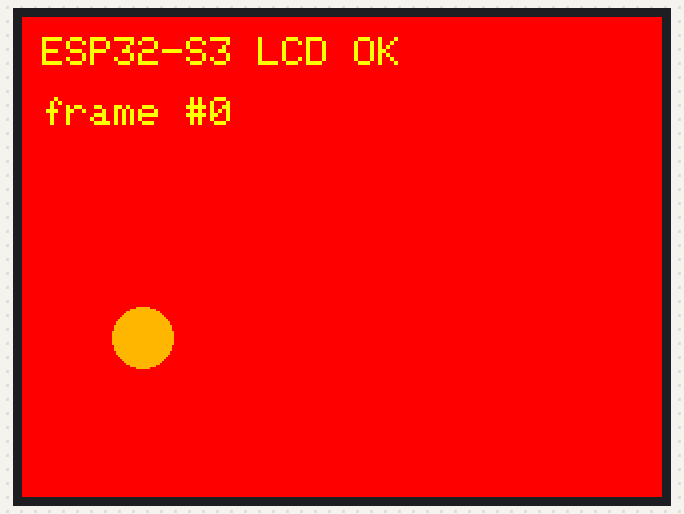
A program run on a simulated ESP32-S3. Shown: 320×240 colour display. What the program prints to the serial monitor is not drawn.

Above: at 1.1 s.
At 10.1 s:
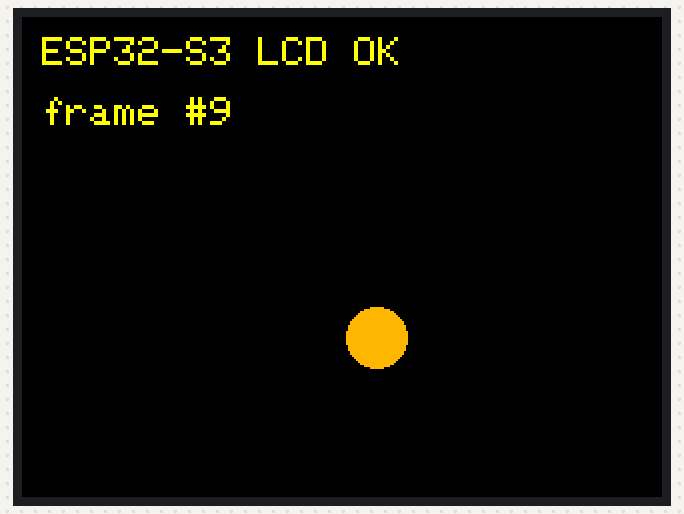
At 16.2 s:
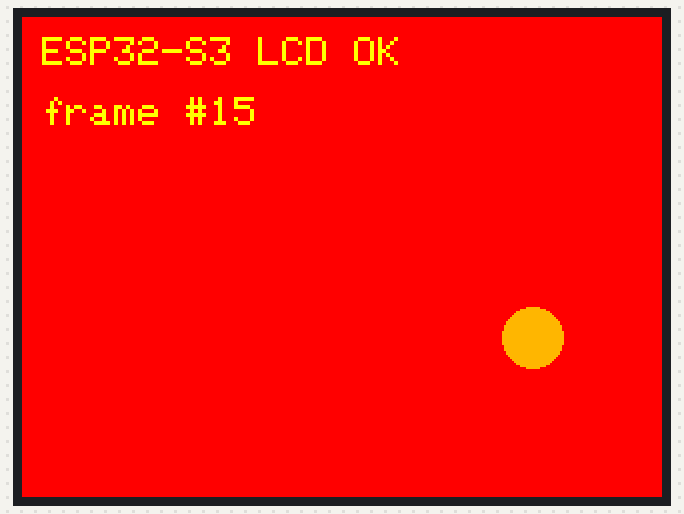
At 19.2 s:
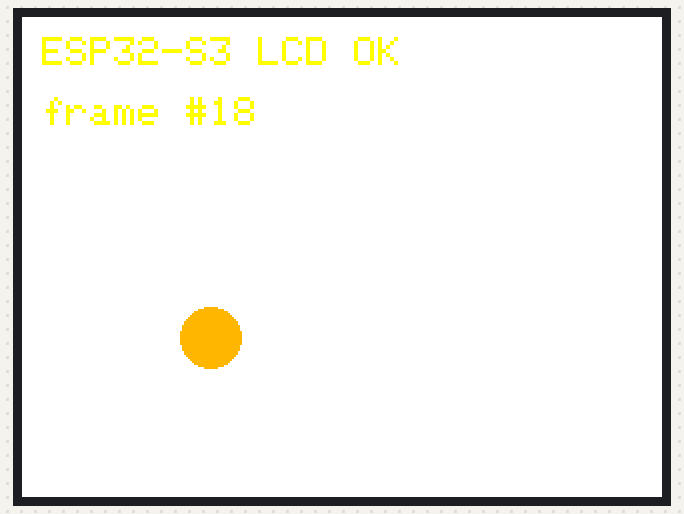
At 27.2 s:
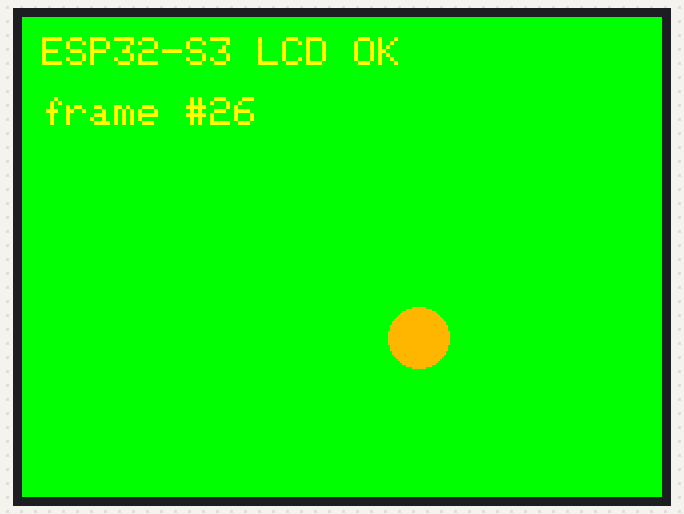
At 38.2 s:
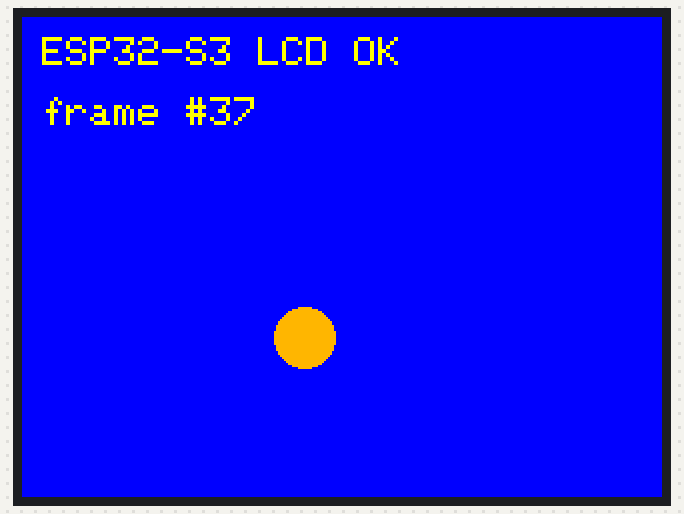

Measured:
- what the display in image 0 shows lasts 0.9 s, from 1.1 s to 2.0 s

The program:

main.cpp
```cpp
/*
 * ESP32-S3 硬件自检固件 - LCD 点亮测试(TFT_eSPI)
 * -----------------------------------------------------------------
 * 目的: 循环填充几种纯色 + 显示文字 + 画一个不断变化的图形,
 *       用肉眼彻底确认屏幕能不能正常显示画面。
 *
 * 引脚配置在 platformio.ini 的 build_flags 里(TFT_eSPI 的标准用法,
 * 不需要改库文件),这里的代码本身不需要关心具体引脚。
 *
 * 用法: 先烧 lcd_st7789 环境;如果花屏/白屏/颜色不对,再改烧 lcd_ili9341 环境
 * (VSCode 左下角或 PlatformIO 图标栏可以切换 env,或者命令行:
 *    pio run -e lcd_st7789 -t upload
 *    pio run -e lcd_ili9341 -t upload )
 */

#include <Arduino.h>
#include <TFT_eSPI.h>

TFT_eSPI tft = TFT_eSPI();

void setup() {
  Serial.begin(115200);
  unsigned long t0 = millis();
  while (!Serial && millis() - t0 < 3000) delay(10);
  delay(200);

  Serial.println();
  Serial.println("========================================");
  Serial.println(" ESP32-S3 硬件自检 - LCD 点亮测试(TFT_eSPI)");
  Serial.println("========================================");

  tft.init();
  tft.setRotation(1); // 横屏,不习惯的话改成 0~3 试试

  Serial.println("tft.init() 完成,开始颜色填充测试...");
}

const uint16_t colors[] = {TFT_RED, TFT_GREEN, TFT_BLUE, TFT_WHITE, TFT_BLACK};
const char *colorNames[] = {"RED", "GREEN", "BLUE", "WHITE", "BLACK"};
const int numColors = sizeof(colors) / sizeof(colors[0]);
int colorIdx = 0;

unsigned long lastSwitch = 0;
uint32_t frame = 0;

void loop() {
  if (millis() - lastSwitch > 1000) {
    lastSwitch = millis();

    tft.fillScreen(colors[colorIdx]);
    Serial.printf("[%8lu ms] 填充颜色: %s  (屏幕应该整个变成这个颜色)\n",
                  millis(), colorNames[colorIdx]);
    colorIdx = (colorIdx + 1) % numColors;

    // 文字颜色跟着背景色反一下,保证在任何背景色下都看得清
    tft.setTextColor(TFT_YELLOW, colors[(colorIdx + numColors - 1) % numColors]);
    tft.setTextSize(2);
    tft.setCursor(10, 10);
    tft.println("ESP32-S3 LCD OK");
    tft.setCursor(10, 40);
    tft.printf("frame #%lu", (unsigned long)frame);

    // 画一个随时间移动的圆,进一步确认刷新是实时的、不是卡死的静态画面
    int cx = 60 + (frame * 13) % (tft.width() - 120);
    int cy = tft.height() / 2 + 40;
    tft.fillCircle(cx, cy, 15, TFT_ORANGE);

    frame++;
  }
}
```
